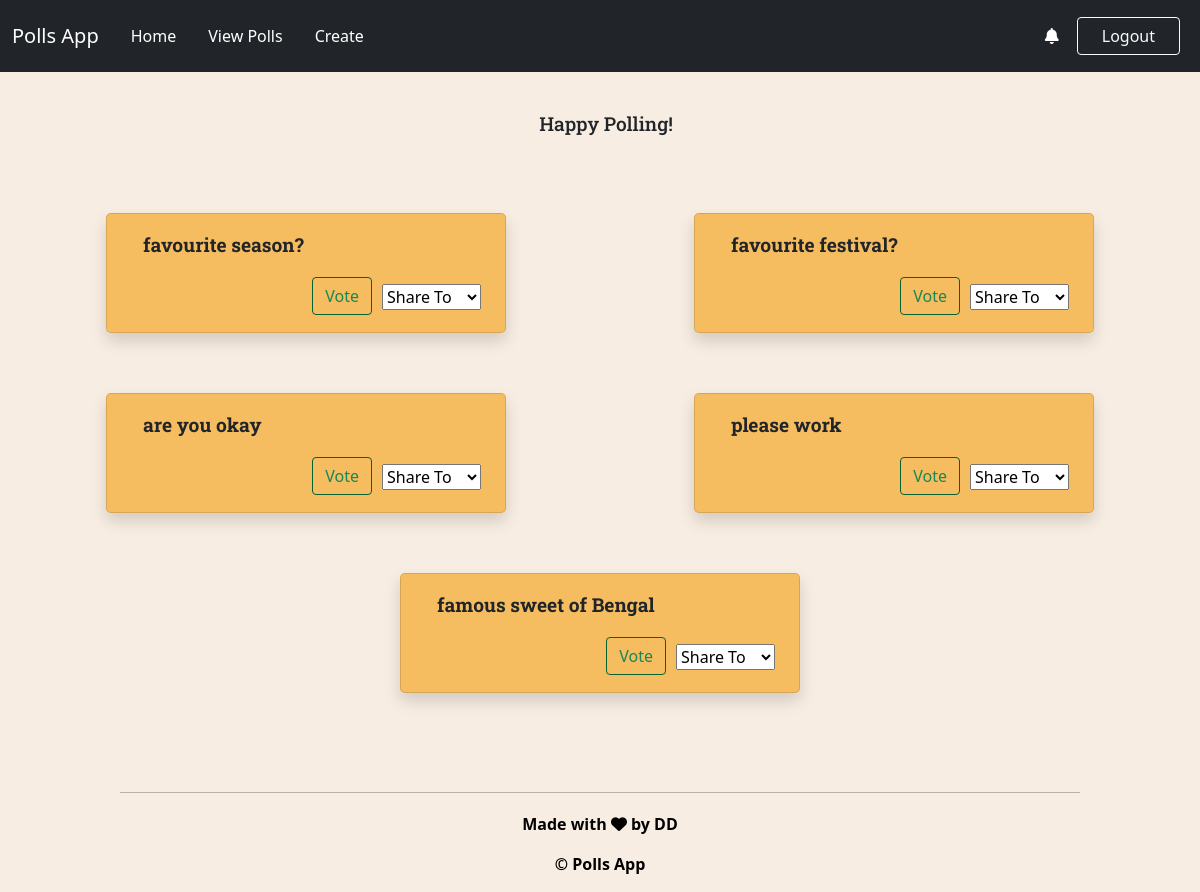
The page /newpoll/home/ (signed in) on the database its author committed.
### newpoll/models.py (models this page shows, shortened)
class Question(models.Model):
    question = models.CharField(max_length=200)
    created_by = models.ForeignKey(User ,on_delete=models.CASCADE, null = True)
    created_on = models.DateTimeField(auto_now_add=True)
    class Meta:
        ordering = ['created_on']

### newpoll/views.py (the view)
# urls.py: 2. Add a URL to urlpatterns:  path('', views.home, name='home')
def home(request):
    context = {}
    auth = True
    question = Question.objects.all()
    users=User.objects.all()
    if request.user.is_anonymous:
        context = {
            "link":"../login/",
            "text":"Login",
            "question_list":question,
            "users":users
        }
        return render(request,'index.html',context)
    else:
        context = {
            "link":"../logout/",
            "text":"Logout",
            "question_list":question,
            "users":users.exclude(id = request.user.id)
        }
        return render(request, 'index.html', context)

### newpoll/templates/index.html (shortened to what this page needs)
{% load static %}
<link href="https://cdn.jsdelivr.net/npm/bootstrap@5.0.2/dist/css/bootstrap.min.css" rel="stylesheet">
<link rel="stylesheet" href="/static/home.css?{%now "U" %}"/>
<link
  rel="stylesheet"
  href="https://cdnjs.cloudflare.com/ajax/libs/font-awesome/6.2.0/css/all.min.css"
/>
<div class="navbar navbar-expand-lg  navbar-dark bg-dark sticky-top">
    <div class="container-fluid">
        <a href="" class="navbar-brand">Polls App</a>
        <div class="collapse navbar-collapse" id="navbarSupportedContent">
            <ul class="navbar-nav me-auto mb-2 mb-lg-0">
                <li class="nav-item">
                    <a class="nav-link active p-2 m-2" aria-current="page" href="../home">Home</a>
                </li>
                <li class="nav-item">
                    <a class="nav-link active p-2 m-2" aria-current="page" href="../profile">View Polls</a>
                </li>
                <li class="nav-item">
                    <a class="nav-link active p-2 m-2" aria-current="page" href="../create">Create</a>
                </li>
            </ul>
            <a href="../sharedpoll" ><i class="fa-solid fa-bell" style="color:white; margin-right:10px;"></i>
            </a>
            <a href="{{link}}" class="login-link">
                <button class="btn btn-outline-light px-4 m-2">{{text}}</button>
            </a>
        </div>
    </div>
</div>
<h1 class="container-fluid question-heading subh">Happy Polling!</h1>
<div class="container-fluid content dis">
    {% for question in question_list%}
    <div class="container-fluid ques shadow card">
        <div class="container-fluid question-heading qb">
            {{question.question}}
        </div>
        <div class="button">
            <div class="buttons container eksaa">
                <a href="../vote/{{question.id}}" class="link">
                    <button class="vote-btn btn btn-outline-success">
                        Vote
                    </button>
                </a>
                <div class="hello">
                    <select type="submit" class="userSelect" class="form-select" id="share{{question.id}}" onchange="shareHandler('{{question.id}}')" name="share" aria-label="Default select example">
                        <option selected>Share To</option>
                    </select>
                </div>
            </div>
        </div>
    </div>
    {% empty %}
    <p class="empty"> No Questions Now </p>
{% endfor %}
</div>
<footer class="footer">
    <hr width="80%" style="margin: 1% auto;" />
    <div class="footerlasr">
      <div class="footer-copyright">
        <p id="credits">Made with <i class="fa fa-heart" aria-hidden="true"></i> by DD</p>
      </div>
    </footer>
    <footer class="beech">
      <p>© Polls App</p>
  </footer>

### newpoll/static/home.css (style rules this page uses)
.content { display: flex; justify-content: space-evenly; flex-direction: column; align-items: flex-start; width:100vw; height:fit-content; padding-top: 5vh; }
.ques { background-color:#f6bd60; border-radius: 5px; display: flex; justify-content: space-evenly; flex-direction: column; width:60vw; height:45vh; margin-bottom: 4vh; }
.question-heading { font-family: 'Roboto Slab'; font-size: 2vmin; padding-left: 2vw; }
.button { display: flex; align-self: flex-end; justify-content: space-between; }
.button .vote-btn { margin-left: 10px; border-color: rgb(7, 97, 49); }
.dis { flex-wrap: wrap; justify-content: space-around; display: flex; flex-direction: row; }
.card { width:400px; margin:30px; backdrop-filter:blur(10px); opacity: 1.0; font-weight:bold; height:120px; }
.subh { text-align: center; font-size:larger; margin-top:40px; }
.qb { font-size:larger; }
.footer { width: 100%; color:black; padding-bottom :0px; margin-top: 69px; font-weight: 500; }
.footerlasr { width: 100%; display: flex; flex-wrap: wrap; justify-content: space-around; }
p { font-weight: bold; color:black; }
#credits { margin-top: 6.9px; }
.beech { text-align:center; }
.eksaa { display:flex; margin-left: 10px; }
.hello { margin-left: 10px; margin-top: 7px; }

### rows shown on the page
Question: question "favourite season?", share "Share To"
Question: question "favourite festival?", share "Share To"
Question: question "are you okay", share "Share To"
Question: question "please work", share "Share To"
Question: question "famous sweet of Bengal", share "Share To"

### other values the page prints
{{ text }} "Logout"
